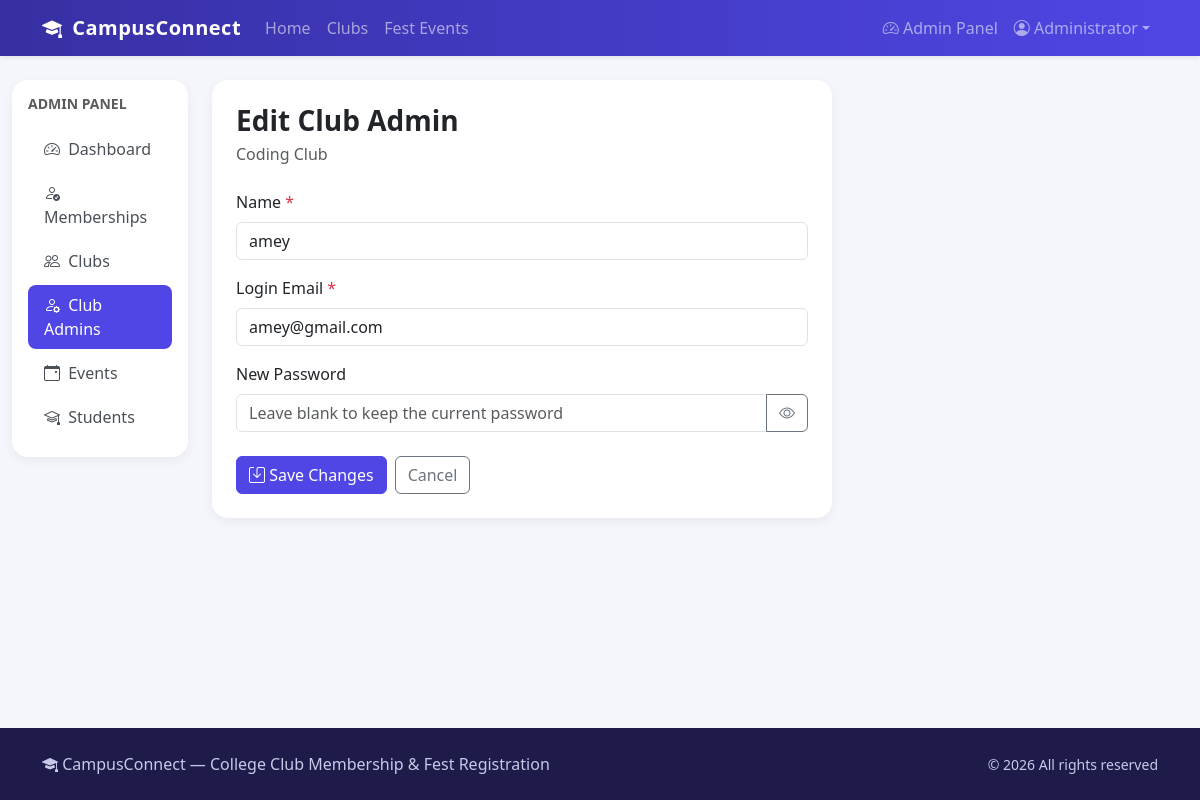
/admin/club-admins/10/edit (signed in), run on the app's committed database.
### tables this page shows
CREATE TABLE "users" (
    id            INTEGER PRIMARY KEY AUTOINCREMENT,
    name          TEXT    NOT NULL,
    email         TEXT    NOT NULL UNIQUE,
    password_hash TEXT    NOT NULL,
    roll_no       TEXT,
    department    TEXT,
    year          TEXT,
    phone         TEXT,
    role          TEXT    NOT NULL DEFAULT 'student' CHECK (role IN ('student', 'admin', 'club_admin')),
    club_id       INTEGER REFERENCES clubs(id) ON DELETE CASCADE,    created_at    TEXT    NOT NULL DEFAULT CURRENT_TIMESTAMP
);

CREATE TABLE clubs (
    id            INTEGER PRIMARY KEY AUTOINCREMENT,
    name          TEXT    NOT NULL UNIQUE,
    category      TEXT    NOT NULL,
    description   TEXT    NOT NULL,
    coordinator   TEXT,
    contact_email TEXT,
    created_at    TEXT    NOT NULL DEFAULT CURRENT_TIMESTAMP
);

### app.py (the view, shortened to what this page needs)
@app.route("/admin/club-admins/<int:user_id>/edit", methods=["GET", "POST"])
@admin_required
def admin_edit_club_admin(user_id):
    db = get_db()
    club_admin = db.execute(
        """SELECT u.*, c.name AS club FROM users u JOIN clubs c ON c.id = u.club_id
           WHERE u.id = ? AND u.role = 'club_admin'""",
        (user_id,),
    ).fetchone()
    if club_admin is None:
        abort(404)
    form = dict(club_admin)
    return render_template("admin/club_admin_form.html", club_admin=club_admin, form=form)

### app.py (called while the page is built)
def get_db():
    if "db" not in g:
        g.db = sqlite3.connect(DATABASE)
        g.db.row_factory = sqlite3.Row
        g.db.execute("PRAGMA foreign_keys = ON")
    return g.db

@app.before_request
def load_user():
    user_id = session.get("user_id")
    g.user = None
    g.club = None
    if user_id is not None:
        db = get_db()
        g.user = db.execute("SELECT * FROM users WHERE id = ?", (user_id,)).fetchone()
        if g.user is not None and g.user["role"] == "club_admin":
            g.club = db.execute("SELECT * FROM clubs WHERE id = ?", (g.user["club_id"],)).fetchone()

def current_portal():
    user = g.get("user")
    return "club_admin" if user is not None and user["role"] == "club_admin" else "admin"

@app.context_processor
def inject_globals():
    return {
        "user": g.get("user"),
        "my_club": g.get("club"),
        "portal": current_portal(),
        "category_icons": CATEGORY_ICONS,
        "today": date.today().isoformat(),
    }

def login_required(view):
    @wraps(view)
    def wrapped(*args, **kwargs):
        if g.user is None:
            flash("Please log in to continue.", "warning")
            return redirect(url_for("login", next=request.path))
        return view(*args, **kwargs)
    return wrapped

def admin_required(view):
    @wraps(view)
    @login_required
    def wrapped(*args, **kwargs):
        if g.user["role"] != "admin":
            abort(403)
        return view(*args, **kwargs)
    return wrapped

### templates/admin/club_admin_form.html (shortened to what this page needs)
{% extends "admin/layout.html" %}
{% set active_section = 'admin_club_admins' %}
{% block admin_content %}
<div class="card hover-card" style="max-width: 620px">
    <div class="card-body p-4">
        <h3 class="fw-bold mb-1">Edit Club Admin</h3>
        <p class="text-muted mb-4">{{ club_admin.club }}</p>
        <form method="post" class="needs-validation" novalidate>
            <div class="mb-3">
                <label for="name" class="form-label">Name</label>
                <input type="text" class="form-control" id="name" name="name" value="{{ form.name }}" minlength="2" required>
            </div>
            <div class="mb-3">
                <label for="email" class="form-label">Login Email</label>
                <input type="email" class="form-control" id="email" name="email" value="{{ form.email }}" required>
            </div>
            <div class="mb-4">
                <label for="password" class="form-label">New Password</label>
                <div class="input-group">
                    <input type="password" class="form-control" id="password" name="password" minlength="6" placeholder="Leave blank to keep the current password">
                    <button class="btn btn-outline-secondary" type="button" data-toggle-password="password"><i class="bi bi-eye"></i></button>
                </div>
            </div>
            <div class="d-flex gap-2">
                <button type="submit" class="btn btn-brand"><i class="bi bi-save"></i> Save Changes</button>
                <a href="{{ url_for('admin_club_admins') }}" class="btn btn-outline-secondary">Cancel</a>
            </div>
        </form>
    </div>
</div>
{% endblock %}

### templates/base.html (shortened to what this page needs)
<!doctype html>
<html lang="en">
<head>
    <link href="https://cdn.jsdelivr.net/npm/bootstrap@5.3.3/dist/css/bootstrap.min.css" rel="stylesheet">
    <link href="https://cdn.jsdelivr.net/npm/bootstrap-icons@1.11.3/font/bootstrap-icons.min.css" rel="stylesheet">
    <link href="{{ url_for('static', filename='css/style.css') }}" rel="stylesheet">
</head>
<body class="d-flex flex-column min-vh-100">
<nav class="navbar navbar-expand-lg navbar-dark bg-brand shadow-sm sticky-top">
    <div class="container">
        <a class="navbar-brand" href="{{ url_for('index') }}"><i class="bi bi-mortarboard-fill me-1"></i> CampusConnect</a>
        <div class="collapse navbar-collapse" id="mainNav">
            <ul class="navbar-nav me-auto">
                <li class="nav-item"><a class="nav-link {% if request.endpoint == 'index' %}active{% endif %}" href="{{ url_for('index') }}">Home</a></li>
                <li class="nav-item"><a class="nav-link {% if request.endpoint in ['clubs', 'club_detail'] %}active{% endif %}" href="{{ url_for('clubs') }}">Clubs</a></li>
                <li class="nav-item"><a class="nav-link {% if request.endpoint in ['events', 'event_detail'] %}active{% endif %}" href="{{ url_for('events') }}">Fest Events</a></li>
            </ul>
            <ul class="navbar-nav">
                {% if user %}
                    {% if user.role == 'admin' %}
                        <li class="nav-item"><a class="nav-link" href="{{ url_for('admin_dashboard') }}"><i class="bi bi-speedometer2"></i> Admin Panel</a></li>
                    {% elif user.role == 'club_admin' %}
                        <li class="nav-item"><a class="nav-link" href="{{ url_for('club_admin_dashboard') }}"><i class="bi bi-speedometer2"></i> Club Portal</a></li>
                    {% else %}
                        <li class="nav-item"><a class="nav-link" href="{{ url_for('dashboard') }}"><i class="bi bi-grid"></i> My Dashboard</a></li>
                    {% endif %}
                    <li class="nav-item dropdown">
                        <a class="nav-link dropdown-toggle" href="#" data-bs-toggle="dropdown"><i class="bi bi-person-circle"></i> {{ user.name.split()[0] }}</a>
                    </li>
                {% else %}
                    <li class="nav-item"><a class="nav-link" href="{{ url_for('login') }}">Login</a></li>
                    <li class="nav-item"><a class="btn btn-light btn-sm ms-lg-2 mt-1" href="{{ url_for('register') }}">Register</a></li>
                {% endif %}
            </ul>
        </div>
    </div>
</nav>
<main class="flex-grow-1">
    {% block content %}{% endblock %}
</main>
<footer class="py-4 mt-5">
    <div class="container d-flex flex-column flex-md-row justify-content-between align-items-center gap-2">
        <span><i class="bi bi-mortarboard-fill"></i> CampusConnect &mdash; College Club Membership &amp; Fest Registration</span>
        <span class="small">&copy; 2026 All rights reserved</span>
    </div>
</footer>
</body>
</html>

### static/css/style.css (style rules this page uses)
:root { --brand: #4f46e5; --brand-dark: #3730a3; --accent: #ec4899; }
body { background: #f5f6fb; font-family: "Segoe UI", system-ui, -apple-system, sans-serif; }
.navbar-brand { font-weight: 700; letter-spacing: .5px; }
.bg-brand { background: linear-gradient(90deg, var(--brand-dark), var(--brand)); }
.btn-brand { background: var(--brand); border-color: var(--brand); color: #fff; }
.hover-card { border: 0; border-radius: 1rem; transition: transform .2s ease, box-shadow .2s ease; box-shadow: 0 4px 12px rgba(0, 0, 0, .05); }
div:has(> [required]) > .form-label::after, div:has(> .input-group > [required]) > .form-label::after { content: " *"; color: #dc3545; }
footer { background: #1e1b4b; color: #c7c9e8; }

### data on the page
users: name "Administrator"
clubs: club "Coding Club"
users: name "amey", email "amey@gmail.com"

### other printed values
{{ label }} "Dashboard" "Memberships" "Clubs" "Club Admins" "Events" "Students"
